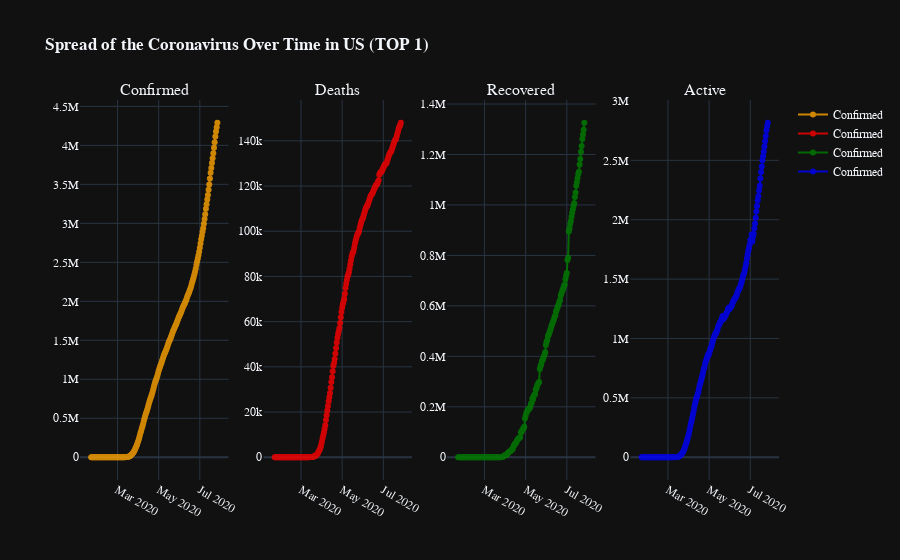

Here is the notebook cell this chart was saved with:
### Markdown cell above
# <p style="color:#3366FF;"> <b> US </b>

### Code cell
fig = make_subplots(rows=1, cols=4, subplot_titles=("Confirmed", "Deaths", "Recovered", "Active"))

trace1 = go.Scatter(x = us_date["Date"],
                    y = us_date["Confirmed"],
                    name = "Confirmed",
                    line_color = "orange",
                    mode = "lines+markers",
                    opacity=0.8)

trace2 = go.Scatter(x = us_date["Date"],
                    y = us_date["Deaths"],
                    name = "Confirmed",
                    line_color = "red",
                    mode = "lines+markers",
                    opacity=0.8)

trace3 = go.Scatter(x = us_date["Date"],
                    y = us_date["Recovered"],
                    name = "Confirmed",
                    line_color = "green",
                    mode = "lines+markers",
                    opacity=0.8)

trace4 = go.Scatter(x = us_date["Date"],
                    y = us_date["Active"],
                    name = "Confirmed",
                    line_color = "blue",
                    mode = "lines+markers",
                    opacity=0.8)

fig.append_trace(trace1,1,1)
fig.append_trace(trace2,1,2)
fig.append_trace(trace3,1,3)
fig.append_trace(trace4,1,4)

fig.update_layout(title_text = "<b>Spread of the Coronavirus Over Time in US (TOP 1)</b>",
                  font = dict(family = "Arial, Balto, Courier New, Droid Sans"))
fig.show()

from folium import plugins

latitude = 38.9072
longitude = -77.0369
world_map = folium.Map(location=[latitude, longitude], zoom_start=3.5, tiles="Stamen Toner")

for lat, lon, Confirmed, Deaths, Recovered, name in zip(us["Lat"], us["Long"], us["Confirmed"], us["Deaths"], us["Recovered"],
                                                        us["Country/Region"]):
    folium.CircleMarker([lat, lon],
                        radius=10,
                        popup = ("<strong>Country</strong>:" + str(name).capitalize() + "<br>"
                                 "<strong>Confirmed Cases</strong>:" + str(Confirmed) + "<br>"
                                 "<strong>Recovered Cases</strong>:" + str(Recovered) + "<br>"
                                 "<strong>Deaths Cases</strong>:" + str(Deaths) + "<br>"),
                        color = "red",
                        fill_color = "red",
                        fill_opacity = 0.7).add_to(world_map)
world_map

### Figure 1 — Plotly figure (JSON) as saved in the notebook; plotly's stock layout.template omitted (floating-point values rounded to 4 significant figures; data arrays with more than 128 entries replaced by an {"elided": "..."} marker saying what was removed)
{"data": [{"line": {"color": "orange"}, "mode": "lines+markers", "name": "Confirmed", "opacity": 0.8, "type": "scatter", "x": {"elided": "188 str values"}, "xaxis": "x", "y": {"elided": "188 int values"}, "yaxis": "y"}, {"line": {"color": "red"}, "mode": "lines+markers", "name": "Confirmed", "opacity": 0.8, "type": "scatter", "x": {"elided": "188 str values"}, "xaxis": "x2", "y": {"elided": "188 int values"}, "yaxis": "y2"}, {"line": {"color": "green"}, "mode": "lines+markers", "name": "Confirmed", "opacity": 0.8, "type": "scatter", "x": {"elided": "188 str values"}, "xaxis": "x3", "y": {"elided": "188 int values"}, "yaxis": "y3"}, {"line": {"color": "blue"}, "mode": "lines+markers", "name": "Confirmed", "opacity": 0.8, "type": "scatter", "x": {"elided": "188 str values"}, "xaxis": "x4", "y": {"elided": "188 int values"}, "yaxis": "y4"}], "layout": {"annotations": [{"font": {"size": 16}, "showarrow": false, "text": "Confirmed", "x": 0.1062, "xanchor": "center", "xref": "paper", "y": 1, "yanchor": "bottom", "yref": "paper"}, {"font": {"size": 16}, "showarrow": false, "text": "Deaths", "x": 0.3688, "xanchor": "center", "xref": "paper", "y": 1, "yanchor": "bottom", "yref": "paper"}, {"font": {"size": 16}, "showarrow": false, "text": "Recovered", "x": 0.6313, "xanchor": "center", "xref": "paper", "y": 1, "yanchor": "bottom", "yref": "paper"}, {"font": {"size": 16}, "showarrow": false, "text": "Active", "x": 0.8938, "xanchor": "center", "xref": "paper", "y": 1, "yanchor": "bottom", "yref": "paper"}], "font": {"family": "Arial, Balto, Courier New, Droid Sans"}, "title": {"text": "<b>Spread of the Coronavirus Over Time in US (TOP 1)</b>"}, "xaxis": {"anchor": "y", "domain": [0, 0.2125]}, "xaxis2": {"anchor": "y2", "domain": [0.2625, 0.475]}, "xaxis3": {"anchor": "y3", "domain": [0.525, 0.7375]}, "xaxis4": {"anchor": "y4", "domain": [0.7875, 1]}, "yaxis": {"anchor": "x", "domain": [0, 1]}, "yaxis2": {"anchor": "x2", "domain": [0, 1]}, "yaxis3": {"anchor": "x3", "domain": [0, 1]}, "yaxis4": {"anchor": "x4", "domain": [0, 1]}}}
